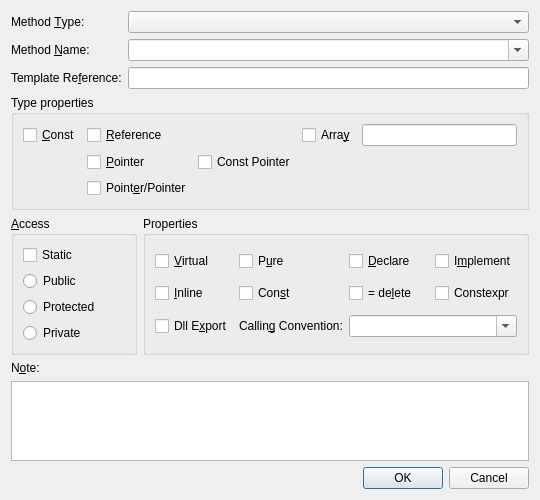
<?xml version="1.0" encoding="UTF-8"?>
<ui version="4.0">
 <class>MethodDialog</class>
 <widget class="QDialog" name="MethodDialog">
  <property name="geometry">
   <rect>
    <x>0</x>
    <y>0</y>
    <width>540</width>
    <height>500</height>
   </rect>
  </property>
  <property name="windowTitle">
   <string>Method</string>
  </property>
  <layout class="QVBoxLayout" name="mainLayout">
   <item>
    <layout class="QGridLayout" name="topGrid">
     <item row="0" column="0">
      <widget class="QLabel" name="labelType">
       <property name="text">
        <string>Method &amp;Type:</string>
       </property>
       <property name="buddy">
        <cstring>comboType</cstring>
       </property>
      </widget>
     </item>
     <item row="0" column="1">
      <widget class="QComboBox" name="comboType"/>
     </item>
     <item row="1" column="0">
      <widget class="QLabel" name="labelName">
       <property name="text">
        <string>Method &amp;Name:</string>
       </property>
       <property name="buddy">
        <cstring>comboName</cstring>
       </property>
      </widget>
     </item>
     <item row="1" column="1">
      <widget class="QComboBox" name="comboName">
       <property name="editable">
        <bool>true</bool>
       </property>
       <property name="insertPolicy">
        <enum>QComboBox::InsertPolicy::NoInsert</enum>
       </property>
      </widget>
     </item>
     <item row="2" column="0">
      <widget class="QLabel" name="labelTemplate">
       <property name="text">
        <string>Template Re&amp;ference:</string>
       </property>
       <property name="buddy">
        <cstring>editTemplate</cstring>
       </property>
      </widget>
     </item>
     <item row="2" column="1">
      <widget class="QLineEdit" name="editTemplate"/>
     </item>
    </layout>
   </item>
   <item>
    <widget class="QGroupBox" name="groupTypeProps">
     <property name="title">
      <string>Type properties</string>
     </property>
     <layout class="QGridLayout" name="typePropsGrid">
      <item row="0" column="0">
       <widget class="QCheckBox" name="checkConst">
        <property name="text">
         <string>&amp;Const</string>
        </property>
       </widget>
      </item>
      <item row="0" column="1">
       <widget class="QCheckBox" name="checkReference">
        <property name="text">
         <string>&amp;Reference</string>
        </property>
       </widget>
      </item>
      <item row="1" column="1">
       <widget class="QCheckBox" name="checkPointer">
        <property name="text">
         <string>&amp;Pointer</string>
        </property>
       </widget>
      </item>
      <item row="2" column="1">
       <widget class="QCheckBox" name="checkPointerPointer">
        <property name="text">
         <string>Point&amp;er/Pointer</string>
        </property>
       </widget>
      </item>
      <item row="1" column="2">
       <widget class="QCheckBox" name="checkConstPointer">
        <property name="text">
         <string>Const Pointer</string>
        </property>
       </widget>
      </item>
      <item row="0" column="3">
       <widget class="QCheckBox" name="checkArray">
        <property name="text">
         <string>Arra&amp;y</string>
        </property>
       </widget>
      </item>
      <item row="0" column="4">
       <widget class="QLineEdit" name="editArraySize"/>
      </item>
     </layout>
    </widget>
   </item>
   <item>
    <layout class="QHBoxLayout" name="midLayout">
     <item>
      <widget class="QGroupBox" name="groupAccess">
       <property name="title">
        <string>&amp;Access</string>
       </property>
       <layout class="QVBoxLayout" name="accessLayout">
        <item>
         <widget class="QCheckBox" name="checkStatic">
          <property name="text">
           <string>Static</string>
          </property>
         </widget>
        </item>
        <item>
         <widget class="QRadioButton" name="radioPublic">
          <property name="text">
           <string>Public</string>
          </property>
         </widget>
        </item>
        <item>
         <widget class="QRadioButton" name="radioProtected">
          <property name="text">
           <string>Protected</string>
          </property>
         </widget>
        </item>
        <item>
         <widget class="QRadioButton" name="radioPrivate">
          <property name="text">
           <string>Private</string>
          </property>
         </widget>
        </item>
       </layout>
      </widget>
     </item>
     <item>
      <widget class="QGroupBox" name="groupProperties">
       <property name="title">
        <string>Properties</string>
       </property>
       <layout class="QGridLayout" name="propertiesGrid">
        <item row="0" column="0">
         <widget class="QCheckBox" name="checkVirtual">
          <property name="text">
           <string>&amp;Virtual</string>
          </property>
         </widget>
        </item>
        <item row="0" column="1">
         <widget class="QCheckBox" name="checkPure">
          <property name="text">
           <string>P&amp;ure</string>
          </property>
         </widget>
        </item>
        <item row="0" column="2">
         <widget class="QCheckBox" name="checkDeclare">
          <property name="text">
           <string>&amp;Declare</string>
          </property>
         </widget>
        </item>
        <item row="0" column="3">
         <widget class="QCheckBox" name="checkImplement">
          <property name="text">
           <string>I&amp;mplement</string>
          </property>
         </widget>
        </item>
        <item row="1" column="0">
         <widget class="QCheckBox" name="checkInline">
          <property name="text">
           <string>&amp;Inline</string>
          </property>
         </widget>
        </item>
        <item row="1" column="1">
         <widget class="QCheckBox" name="checkConstMethod">
          <property name="text">
           <string>Con&amp;st</string>
          </property>
         </widget>
        </item>
        <item row="1" column="3">
         <widget class="QCheckBox" name="checkConstexpr">
          <property name="toolTip">
           <string>Emit the method as constexpr. Its definition goes into the header, like an inline method</string>
          </property>
          <property name="text">
           <string>Constexpr</string>
          </property>
         </widget>
        </item>
        <item row="1" column="2">
         <widget class="QCheckBox" name="checkDelete">
          <property name="toolTip">
           <string>Emit the declaration as '= delete' and suppress the implementation</string>
          </property>
          <property name="text">
           <string>= de&amp;lete</string>
          </property>
         </widget>
        </item>
        <item row="2" column="0">
         <widget class="QCheckBox" name="checkDllExport">
          <property name="text">
           <string>Dll E&amp;xport</string>
          </property>
         </widget>
        </item>
        <item row="2" column="1">
         <widget class="QLabel" name="labelCallingConvention">
          <property name="text">
           <string>Callin&amp;g Convention:</string>
          </property>
          <property name="buddy">
           <cstring>comboCallingConvention</cstring>
          </property>
         </widget>
        </item>
        <item row="2" column="2" colspan="2">
         <widget class="QComboBox" name="comboCallingConvention">
          <property name="editable">
           <bool>true</bool>
          </property>
          <item>
           <property name="text">
            <string/>
           </property>
          </item>
          <item>
           <property name="text">
            <string>__cdecl</string>
           </property>
          </item>
          <item>
           <property name="text">
            <string>__stdcall</string>
           </property>
          </item>
          <item>
           <property name="text">
            <string>__fastcall</string>
           </property>
          </item>
          <item>
           <property name="text">
            <string>STDMETHODCALLTYPE</string>
           </property>
          </item>
         </widget>
        </item>
       </layout>
      </widget>
     </item>
    </layout>
   </item>
   <item>
    <widget class="QLabel" name="labelNote">
     <property name="text">
      <string>N&amp;ote:</string>
     </property>
     <property name="buddy">
      <cstring>editNote</cstring>
     </property>
    </widget>
   </item>
   <item>
    <widget class="QPlainTextEdit" name="editNote"/>
   </item>
   <item>
    <widget class="QDialogButtonBox" name="buttonBox">
     <property name="orientation">
      <enum>Qt::Orientation::Horizontal</enum>
     </property>
     <property name="standardButtons">
      <set>QDialogButtonBox::StandardButton::Cancel|QDialogButtonBox::StandardButton::Ok</set>
     </property>
    </widget>
   </item>
  </layout>
 </widget>
 <resources/>
 <connections/>
</ui>
